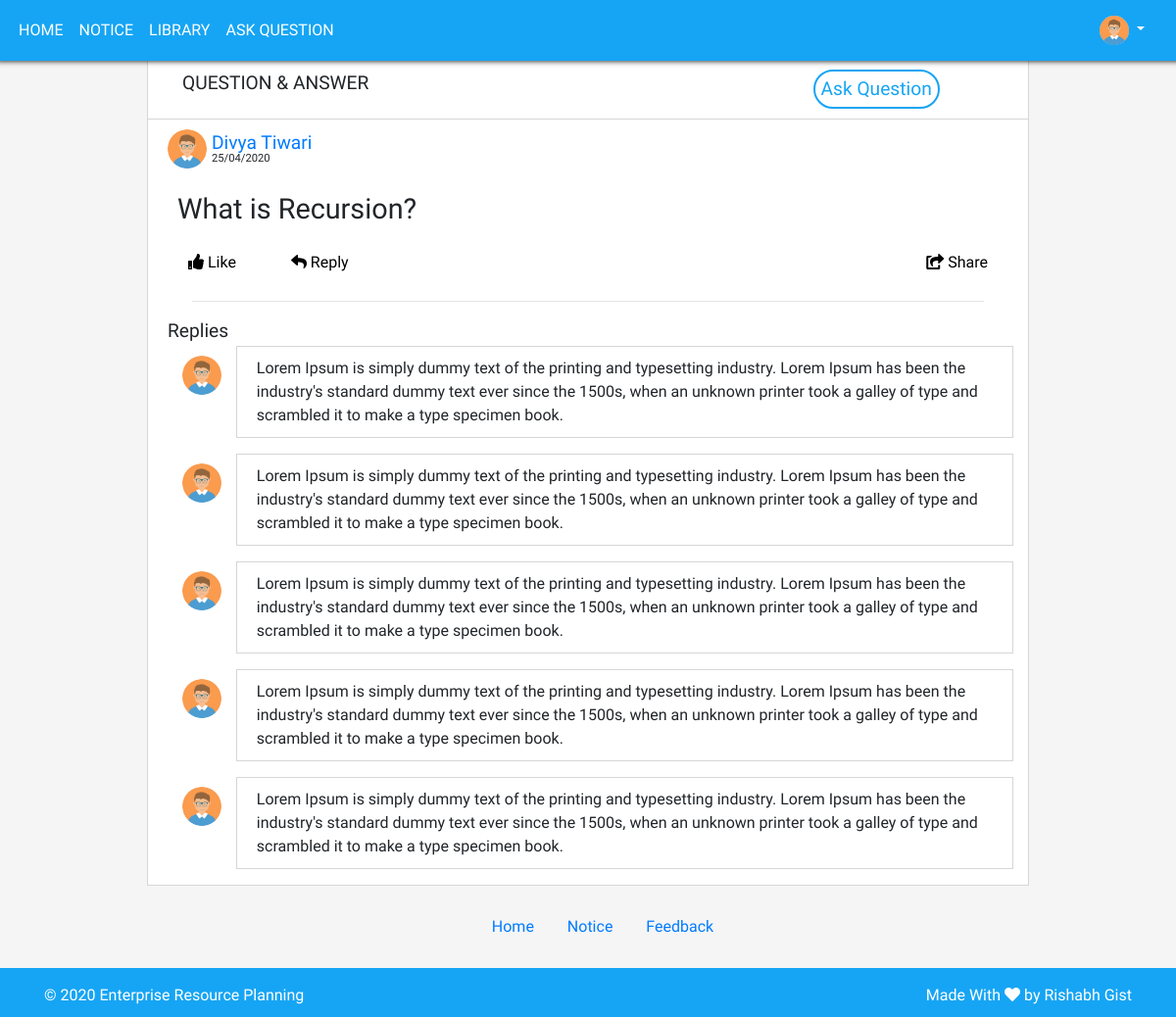
The app's page /qna.php?post_id=19 (signed in) with its own data.
### tables this page shows
CREATE TABLE IF NOT EXISTS `userdata` (
  `id` int(100) NOT NULL AUTO_INCREMENT,
  `loginId` varchar(100) NOT NULL,
  `course` varchar(100) NOT NULL,
  `fname` varchar(200) NOT NULL,
  `lname` varchar(100) NOT NULL,
  `father` varchar(100) NOT NULL,
  `mother` varchar(100) NOT NULL,
  `email` varchar(100) NOT NULL,
  `mobile` varchar(255) NOT NULL,
  `dob` varchar(50) NOT NULL,
  `session_from` varchar(100) DEFAULT NULL,
  `session_to` varchar(100) DEFAULT NULL,
  `address1` varchar(100) NOT NULL,
  `address2` varchar(100) NOT NULL,
  PRIMARY KEY (`id`),
  UNIQUE KEY `loginId` (`loginId`)
);

CREATE TABLE IF NOT EXISTS `post` (
  `id` int(100) NOT NULL AUTO_INCREMENT,
  `posted_by` varchar(100) DEFAULT NULL,
  `post_title` varchar(100) DEFAULT NULL,
  `post_date` varchar(200) DEFAULT NULL,
  `likes` varchar(100) DEFAULT NULL,
  `status` varchar(100) NOT NULL,
  PRIMARY KEY (`id`)
);

### qna.php (the view, shortened to what this page needs)
<?php
include 'includes/header.php';
include 'includes/nav.php';
if (isset($_GET['post_id'])) {
 	$post_id = $_GET['post_id'];
	$post_query = "SELECT * FROM post WHERE id = '$post_id'";
	$result = mysqli_query($con,$post_query);
	$row = mysqli_fetch_assoc($result);
	$posted_by = $row['posted_by'];
	$post_title = $row['post_title'];
	$post_date = $row['post_date'];
	$find_user = "SELECT * FROM userdata WHERE loginId = '$posted_by'";
	$result2 = mysqli_query($con,$find_user);
	$row2 = mysqli_fetch_assoc($result2);
	$fname = $row2['fname'];
	$lname = $row2['lname'];
}else{
	header('location:user');
}
?>
	<div>
	<div class="qna-details">
	<div class="profile-div">
			<div class="row" style="margin: auto;">
				<div class="col-md-9">
	        	<span class="profile-heading">Question & Answer</span>
				</div>
				<div class="col-md-3">
	        	<a href="post.php" class="modify-link"><button class="btn-ask-qna btn-profile">Ask Question</button></a>
				</div>
			</div>
		</div>
			<div class="row" style="margin: auto;">
			<img src="img/profile.png" class="profile-pic-ico">
			<div class="col-text">
			<a href="user.php" class="posted-name"><?php echo $fname.' '.$lname?></a><br>
			<span class="post-time"><?php echo $post_date ?></span>
			</div>
			</div>
			<p class="qna-title">
				<?php echo $post_title ?>
			</p>
				<div class="container container-react">
				<div class="row">
				<div class="col">
				<button class="btn-react"><i class="fas fa-thumbs-up"></i> Like</button>
				<button class="btn-react"><i class="fas fa-reply"></i> Reply</button>
				</div>
				<div class="col" style="text-align: right;">
				<button class="btn-react"><i class="fas fa-share-square"></i> Share</button>
				</div>
				</div>
				</div>
			<hr class="hr-post">
			<span class="text-reply">Replies</span>
				<div class="container">
				<div class="row">
					<div class="col-md-1">
				<a href="user.php"><img src="img/profile.png" class="profile-pic-ico"></a>
				</div>
				<div class="col-md-11">
				<p class="reply">
					Lorem Ipsum is simply dummy text of the printing and typesetting industry. Lorem Ipsum has been the industry's standard dummy text ever since the 1500s, when an unknown printer took a galley of type and scrambled it to make a type specimen book.
				</p>
				</div>
				</div>
				</div>
				<div class="container">
				<div class="row">
					<div class="col-md-1">
				<a href="user.php"><img src="img/profile.png" class="profile-pic-ico"></a>
				</div>
				<div class="col-md-11">
				<p class="reply">
					Lorem Ipsum is simply dummy text of the printing and typesetting industry. Lorem Ipsum has been the industry's standard dummy text ever since the 1500s, when an unknown printer took a galley of type and scrambled it to make a type specimen book.
				</p>
				</div>
				</div>
				</div>
				<div class="container">
				<div class="row">
					<div class="col-md-1">
				<a href="user.php"><img src="img/profile.png" class="profile-pic-ico"></a>
				</div>
				<div class="col-md-11">
				<p class="reply">
					Lorem Ipsum is simply dummy text of the printing and typesetting industry. Lorem Ipsum has been the industry's standard dummy text ever since the 1500s, when an unknown printer took a galley of type and scrambled it to make a type specimen book.
				</p>
				</div>
				</div>
				</div>
				<div class="container">
				<div class="row">
					<div class="col-md-1">
				<a href="user.php"><img src="img/profile.png" class="profile-pic-ico"></a>
				</div>
				<div class="col-md-11">
				<p class="reply">
					Lorem Ipsum is simply dummy text of the printing and typesetting industry. Lorem Ipsum has been the industry's standard dummy text ever since the 1500s, when an unknown printer took a galley of type and scrambled it to make a type specimen book.
				</p>
				</div>
				</div>
				</div>
				<div class="container">
				<div class="row">
					<div class="col-md-1">
				<a href="user.php"><img src="img/profile.png" class="profile-pic-ico"></a>
				</div>
				<div class="col-md-11">
				<p class="reply">
					Lorem Ipsum is simply dummy text of the printing and typesetting industry. Lorem Ipsum has been the industry's standard dummy text ever since the 1500s, when an unknown printer took a galley of type and scrambled it to make a type specimen book.
				</p>
				</div>
				</div>
				</div>
				</div>
		</div>
</div>
<?php include 'includes/footer.php'; ?>

### css/style.css (style rules this page uses)
html { margin: 0; height: 100%; }
body { position: relative; min-height: 100%; min-height: 100vh; }
.bg { background-color: #f5f5f5; font-family: 'Ubuntu', sans-serif; }
.btn-profile { width:120px; height: 40px; border-radius: 30px; border:2px solid #16a5f4; background:none; color: #16a5f4; }
.hr-post { width: 90%; }
.btn-react { background: none; border: none; background-color: none; margin: 10px 20px; }
.posted-name { font-size: 1.2rem; }
.post-time { line-height: 2px; font-size: 0.7rem; margin-top: 5px; }
.profile-div { background-color: #fff; width: 100%; padding: 10px 20px; border-bottom: 1px solid #d6d6d6; font-size: 1.2rem; font-family:'Quicksand', sans-serif; text-transform: uppercase; }
.btn-ask-qna { width: auto; text-align: center; justify-content: center; }
.profile-pic-ico { margin: 10px 5px 10px 20px; width: 40px; border-radius: 50%; }
.col-text { margin-top:10px; }
.qna-title { margin: 10px 30px; font-size: 1.8rem; }
.reply { padding: 10px 20px; border: 1px solid #d6d6d6; }
.qna-details { background-color: #fff; border: 1px solid #d6d6d6; height: auto ; width: 900px; margin:auto; margin-top: 5%; }
.text-reply { font-size: 1.2rem; margin-left: 20px; margin-bottom: 20px; }

### records on screen
userdata: fname "Divya", lname "Tiwari"
post: post_date "25/04/2020", post_title "What is Recursion?"
